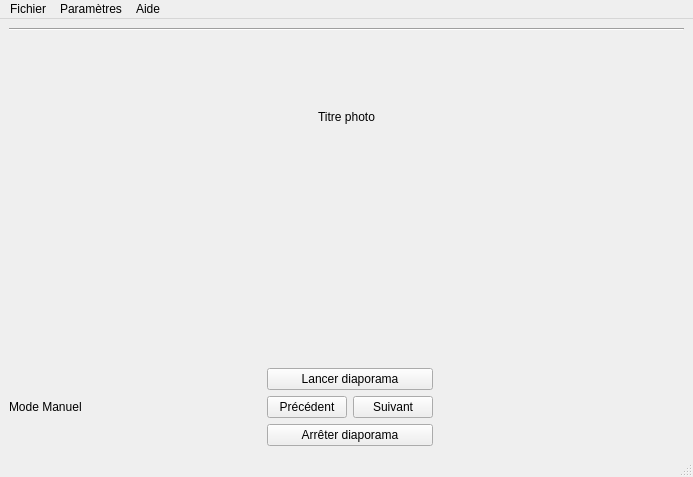
<?xml version="1.0" encoding="UTF-8"?>
<ui version="4.0">
 <class>LecteurVue</class>
 <widget class="QMainWindow" name="LecteurVue">
  <property name="geometry">
   <rect>
    <x>0</x>
    <y>0</y>
    <width>693</width>
    <height>477</height>
   </rect>
  </property>
  <property name="windowTitle">
   <string>LecteurVue</string>
  </property>
  <widget class="QWidget" name="centralwidget">
   <layout class="QVBoxLayout" name="verticalLayout_3">
    <item>
     <layout class="QVBoxLayout" name="verticalLayout">
      <item>
       <widget class="Line" name="line">
        <property name="orientation">
         <enum>Qt::Horizontal</enum>
        </property>
       </widget>
      </item>
      <item>
       <widget class="QLabel" name="lTitre">
        <property name="text">
         <string>Titre photo</string>
        </property>
        <property name="alignment">
         <set>Qt::AlignCenter</set>
        </property>
       </widget>
      </item>
      <item>
       <widget class="QLabel" name="lImage">
        <property name="text">
         <string/>
        </property>
        <property name="pixmap">
         <pixmap resource="ressourcesLecteurVue.qrc">:/v2/cartesDisney/Disney_tapis.png</pixmap>
        </property>
        <property name="alignment">
         <set>Qt::AlignCenter</set>
        </property>
       </widget>
      </item>
      <item>
       <layout class="QHBoxLayout" name="horizontalLayout_2">
        <item>
         <layout class="QVBoxLayout" name="verticalLayout_2">
          <item>
           <spacer name="horizontalSpacer">
            <property name="orientation">
             <enum>Qt::Horizontal</enum>
            </property>
            <property name="sizeType">
             <enum>QSizePolicy::MinimumExpanding</enum>
            </property>
            <property name="sizeHint" stdset="0">
             <size>
              <width>40</width>
              <height>20</height>
             </size>
            </property>
           </spacer>
          </item>
          <item>
           <widget class="QLabel" name="lMode">
            <property name="text">
             <string>Mode Manuel</string>
            </property>
           </widget>
          </item>
          <item>
           <spacer name="horizontalSpacer_3">
            <property name="orientation">
             <enum>Qt::Horizontal</enum>
            </property>
            <property name="sizeType">
             <enum>QSizePolicy::MinimumExpanding</enum>
            </property>
            <property name="sizeHint" stdset="0">
             <size>
              <width>40</width>
              <height>20</height>
             </size>
            </property>
           </spacer>
          </item>
         </layout>
        </item>
        <item>
         <layout class="QGridLayout" name="gridLayout">
          <item row="2" column="0">
           <widget class="QPushButton" name="bPrecedent">
            <property name="text">
             <string>Précédent</string>
            </property>
           </widget>
          </item>
          <item row="1" column="0" colspan="2">
           <widget class="QPushButton" name="bLancerDiapo">
            <property name="text">
             <string>Lancer diaporama</string>
            </property>
            <property name="checkable">
             <bool>false</bool>
            </property>
            <property name="autoDefault">
             <bool>false</bool>
            </property>
           </widget>
          </item>
          <item row="2" column="1">
           <widget class="QPushButton" name="bSuivant">
            <property name="text">
             <string>Suivant</string>
            </property>
           </widget>
          </item>
          <item row="3" column="0" colspan="2">
           <widget class="QPushButton" name="bArreterDiapo">
            <property name="text">
             <string>Arrêter diaporama</string>
            </property>
           </widget>
          </item>
         </layout>
        </item>
        <item>
         <spacer name="horizontalSpacer_2">
          <property name="orientation">
           <enum>Qt::Horizontal</enum>
          </property>
          <property name="sizeType">
           <enum>QSizePolicy::MinimumExpanding</enum>
          </property>
          <property name="sizeHint" stdset="0">
           <size>
            <width>40</width>
            <height>20</height>
           </size>
          </property>
         </spacer>
        </item>
       </layout>
      </item>
     </layout>
    </item>
   </layout>
  </widget>
  <widget class="QMenuBar" name="menubar">
   <property name="geometry">
    <rect>
     <x>0</x>
     <y>0</y>
     <width>693</width>
     <height>21</height>
    </rect>
   </property>
   <widget class="QMenu" name="menuParam_tres">
    <property name="title">
     <string>Paramètres</string>
    </property>
    <addaction name="actionCharger_diaporama"/>
    <addaction name="actionVitesse"/>
    <addaction name="actionEnlever_diaporama"/>
   </widget>
   <widget class="QMenu" name="menuFichier">
    <property name="title">
     <string>Fichier</string>
    </property>
    <addaction name="actionQuitter"/>
   </widget>
   <widget class="QMenu" name="menuAide">
    <property name="title">
     <string>Aide</string>
    </property>
    <addaction name="actionAide"/>
   </widget>
   <addaction name="menuFichier"/>
   <addaction name="menuParam_tres"/>
   <addaction name="menuAide"/>
  </widget>
  <widget class="QStatusBar" name="statusbar"/>
  <action name="actionVitesse">
   <property name="text">
    <string>Vitesse de défilement</string>
   </property>
  </action>
  <action name="actionEnlever_diaporama">
   <property name="text">
    <string>Enlever diaporama</string>
   </property>
  </action>
  <action name="actionCharger_diaporama">
   <property name="text">
    <string>Charger diaporama</string>
   </property>
  </action>
  <action name="actionQuitter">
   <property name="text">
    <string>Quitter</string>
   </property>
  </action>
  <action name="actionAide">
   <property name="text">
    <string>À propos de...</string>
   </property>
  </action>
 </widget>
 <resources>
  <include location="ressourcesLecteurVue.qrc"/>
 </resources>
 <connections>
  <connection>
   <sender>actionQuitter</sender>
   <signal>triggered()</signal>
   <receiver>LecteurVue</receiver>
   <slot>close()</slot>
   <hints>
    <hint type="sourcelabel">
     <x>-1</x>
     <y>-1</y>
    </hint>
    <hint type="destinationlabel">
     <x>346</x>
     <y>238</y>
    </hint>
   </hints>
  </connection>
 </connections>
</ui>
